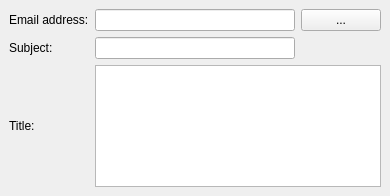
<ui version="4.0" >
 <author></author>
 <comment></comment>
 <exportmacro></exportmacro>
 <class>TagMail</class>
 <widget class="QWidget" name="TagMail" >
  <property name="geometry" >
   <rect>
    <x>0</x>
    <y>0</y>
    <width>390</width>
    <height>196</height>
   </rect>
  </property>
  <property name="windowTitle" >
   <string>TagMail</string>
  </property>
  <layout class="QGridLayout" >
   <property name="margin" >
    <number>9</number>
   </property>
   <property name="spacing" >
    <number>6</number>
   </property>
   <item row="2" column="1" colspan="2" >
    <widget class="QTextEdit" name="titleEdit" />
   </item>
   <item row="2" column="0" >
    <widget class="QLabel" name="titleLabel" >
     <property name="text" >
      <string>Title:</string>
     </property>
    </widget>
   </item>
   <item row="0" column="1" >
    <widget class="QLineEdit" name="lineEmail" >
     <property name="sizePolicy" >
      <sizepolicy>
       <hsizetype>7</hsizetype>
       <vsizetype>0</vsizetype>
       <horstretch>0</horstretch>
       <verstretch>0</verstretch>
      </sizepolicy>
     </property>
    </widget>
   </item>
   <item row="1" column="0" >
    <widget class="QLabel" name="subjectLabel" >
     <property name="text" >
      <string>Subject:</string>
     </property>
    </widget>
   </item>
   <item row="0" column="0" >
    <widget class="QLabel" name="emailLabel" >
     <property name="text" >
      <string>Email address:</string>
     </property>
    </widget>
   </item>
   <item row="0" column="2" >
    <widget class="QPushButton" name="buttonAddressSelect" >
     <property name="sizePolicy" >
      <sizepolicy>
       <hsizetype>0</hsizetype>
       <vsizetype>0</vsizetype>
       <horstretch>0</horstretch>
       <verstretch>0</verstretch>
      </sizepolicy>
     </property>
     <property name="text" >
      <string>...</string>
     </property>
    </widget>
   </item>
   <item row="1" column="1" >
    <widget class="QLineEdit" name="lineSubject" />
   </item>
  </layout>
 </widget>
 <pixmapfunction></pixmapfunction>
 <resources/>
 <connections/>
</ui>
